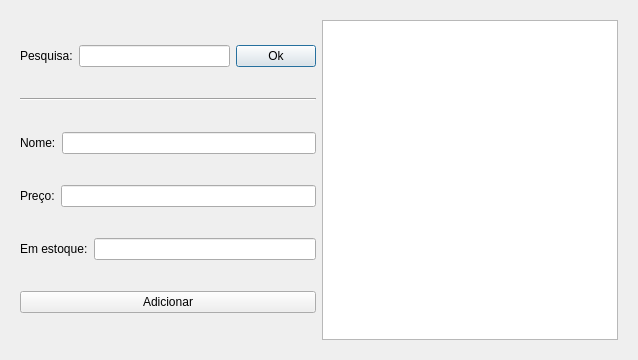
<?xml version="1.0" encoding="UTF-8"?>
<ui version="4.0">
 <class>Dialog</class>
 <widget class="QDialog" name="Dialog">
  <property name="geometry">
   <rect>
    <x>0</x>
    <y>0</y>
    <width>638</width>
    <height>360</height>
   </rect>
  </property>
  <property name="windowTitle">
   <string>Dialog</string>
  </property>
  <layout class="QGridLayout" name="gridLayout">
   <item row="0" column="0">
    <widget class="QWidget" name="widget" native="true">
     <layout class="QGridLayout" name="gridLayout_2">
      <property name="sizeConstraint">
       <enum>QLayout::SetDefaultConstraint</enum>
      </property>
      <item row="0" column="0">
       <layout class="QVBoxLayout" name="verticalLayout">
        <item>
         <layout class="QHBoxLayout" name="horizontalLayout_2">
          <item>
           <widget class="QLabel" name="label">
            <property name="text">
             <string>Pesquisa:</string>
            </property>
           </widget>
          </item>
          <item>
           <widget class="QLineEdit" name="lineEdit"/>
          </item>
          <item>
           <widget class="QPushButton" name="pushButton_2">
            <property name="text">
             <string>Ok</string>
            </property>
           </widget>
          </item>
         </layout>
        </item>
        <item>
         <widget class="Line" name="line">
          <property name="orientation">
           <enum>Qt::Horizontal</enum>
          </property>
         </widget>
        </item>
        <item>
         <layout class="QHBoxLayout" name="horizontalLayout">
          <item>
           <widget class="QLabel" name="nameLabel">
            <property name="text">
             <string>Nome:</string>
            </property>
           </widget>
          </item>
          <item>
           <widget class="QLineEdit" name="nameLineEdit"/>
          </item>
         </layout>
        </item>
        <item>
         <layout class="QHBoxLayout" name="horizontalLayout_3">
          <item>
           <widget class="QLabel" name="priceLabel">
            <property name="text">
             <string>Preço:</string>
            </property>
           </widget>
          </item>
          <item>
           <widget class="QLineEdit" name="priceLineEdit"/>
          </item>
         </layout>
        </item>
        <item>
         <layout class="QHBoxLayout" name="horizontalLayout_4">
          <item>
           <widget class="QLabel" name="inStockLabel">
            <property name="text">
             <string>Em estoque:</string>
            </property>
           </widget>
          </item>
          <item>
           <widget class="QLineEdit" name="inStockLineEdit_3"/>
          </item>
         </layout>
        </item>
        <item>
         <widget class="QPushButton" name="pushButton">
          <property name="text">
           <string>Adicionar</string>
          </property>
         </widget>
        </item>
       </layout>
      </item>
      <item row="0" column="1">
       <widget class="QListView" name="productListView">
        <property name="styleSheet">
         <string notr="true"/>
        </property>
       </widget>
      </item>
     </layout>
    </widget>
   </item>
  </layout>
 </widget>
 <resources/>
 <connections/>
</ui>
